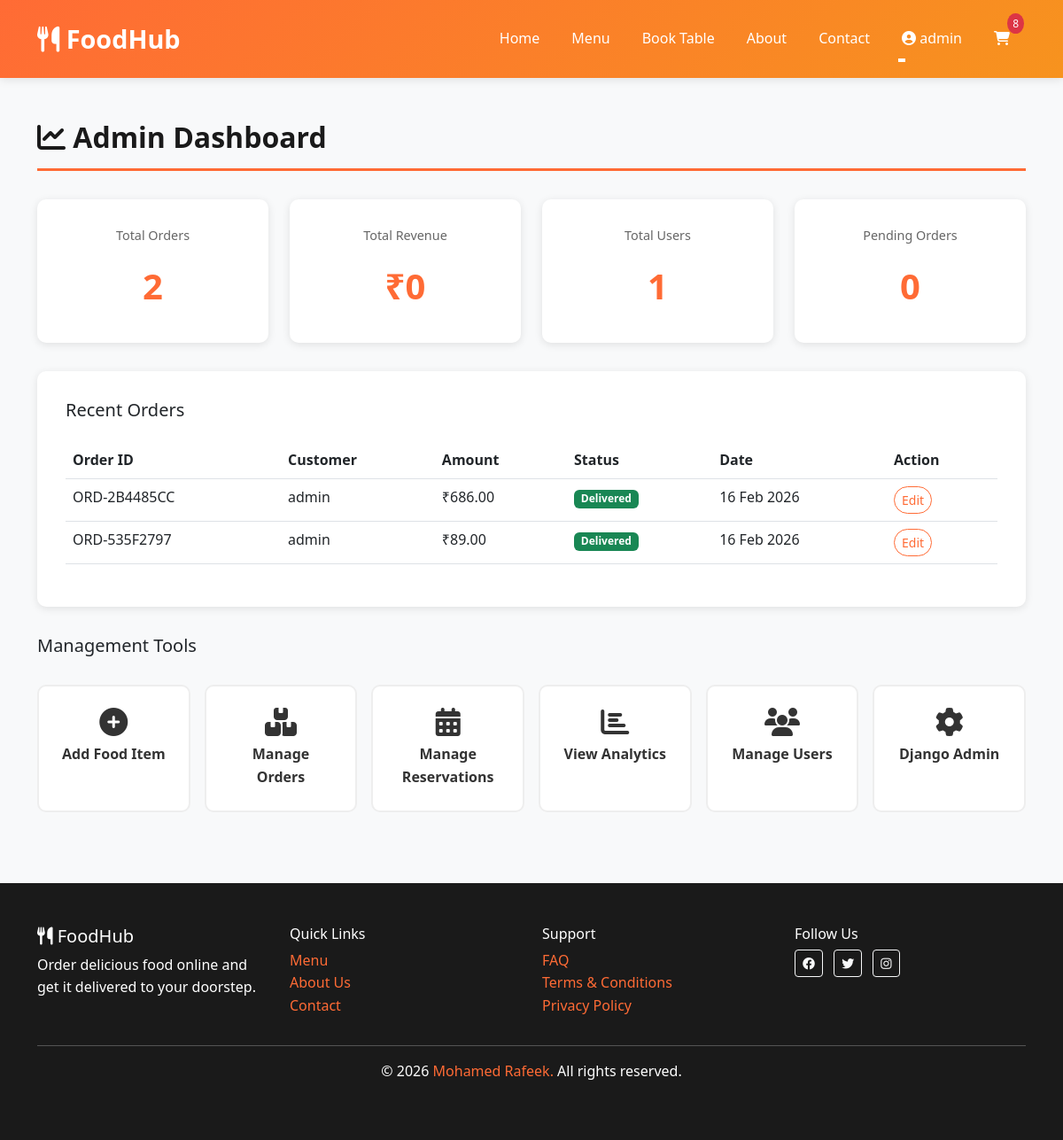
The page /dashboard/ (signed in) on the database its author committed.
### cart/models.py (models this page shows, shortened)
class Cart(models.Model):
    user = models.OneToOneField(User, on_delete=models.CASCADE, related_name='cart')
    created_at = models.DateTimeField(auto_now_add=True)
    updated_at = models.DateTimeField(auto_now=True)
    def get_item_count(self):
        return sum(item.quantity for item in self.items.all())

class CartItem(models.Model):
    cart = models.ForeignKey(Cart, on_delete=models.CASCADE, related_name='items')
    food_item = models.ForeignKey(FoodItem, on_delete=models.CASCADE)
    quantity = models.PositiveIntegerField(default=1)
    added_at = models.DateTimeField(auto_now_add=True)

### orders/models.py (models this page shows, shortened)
class Order(models.Model):
    STATUS_CHOICES = [
        ('pending', 'Pending'),
        ('confirmed', 'Confirmed'),
        ('preparing', 'Preparing'),
        ('ready', 'Ready for Pickup'),
        ('delivered', 'Delivered'),
        ('cancelled', 'Cancelled'),
    ]
    PAYMENT_METHOD_CHOICES = [
        ('razorpay', 'Razorpay (UPI/Card)'),
        ('cash', 'Cash on Delivery'),
    ]
    user = models.ForeignKey(User, on_delete=models.CASCADE, related_name='orders')
    order_number = models.CharField(max_length=20, unique=True)
    total_price = models.DecimalField(max_digits=10, decimal_places=2)
    payment_status = models.CharField(max_length=20, choices=[
        ('pending', 'Pending'),
        ('completed', 'Completed'),
        ('failed', 'Failed'),
    ], default='pending')
    payment_method = models.CharField(max_length=20, choices=PAYMENT_METHOD_CHOICES, default='razorpay')
    status = models.CharField(max_length=20, choices=STATUS_CHOICES, default='pending')
    delivery_address = models.TextField()
    phone = models.CharField(max_length=15)
    special_instructions = models.TextField(blank=True)
    created_at = models.DateTimeField(auto_now_add=True)
    updated_at = models.DateTimeField(auto_now=True)
    estimated_delivery = models.DateTimeField(null=True, blank=True)
    class Meta:
        ordering = ['-created_at']

### dashboard/views.py (the view)
# urls.py: path('dashboard/', include('dashboard.urls')),
@login_required(login_url='login')
@user_passes_test(is_admin, login_url='home')
def dashboard(request):
    total_orders = Order.objects.count()
    total_revenue = Payment.objects.filter(status='completed').aggregate(Sum('amount'))['amount__sum'] or 0
    total_users = User.objects.count()
    pending_orders = Order.objects.filter(status='pending').count()
    recent_orders = Order.objects.all().order_by('-created_at')[:5]
    this_week = timezone.now() - timedelta(days=7)
    weekly_orders = Order.objects.filter(created_at__gte=this_week).count()
    context = {
        'total_orders': total_orders,
        'total_revenue': total_revenue,
        'total_users': total_users,
        'pending_orders': pending_orders,
        'recent_orders': recent_orders,
        'weekly_orders': weekly_orders,
    }
    return render(request, 'dashboard/dashboard.html', context)

### dashboard/views.py (called while the page is built)
def is_admin(user):
    return user.is_staff and user.is_superuser

### Template/dashboard/dashboard.html (shortened to what this page needs)
{% extends 'base.html' %}
{% block content %}
<div class="container">
    <h2 class="page-title"><i class="fas fa-chart-line"></i> Admin Dashboard</h2>
    <div class="dashboard-grid">
        <div class="stat-card">
            <h5>Total Orders</h5>
            <div class="stat-value">{{ total_orders }}</div>
        </div>
        <div class="stat-card">
            <h5>Total Revenue</h5>
            <div class="stat-value">₹{{ total_revenue|floatformat:0 }}</div>
        </div>
        <div class="stat-card">
            <h5>Total Users</h5>
            <div class="stat-value">{{ total_users }}</div>
        </div>
        <div class="stat-card">
            <h5>Pending Orders</h5>
            <div class="stat-value">{{ pending_orders }}</div>
        </div>
    </div>
    <div class="recent-orders">
        <h5 style="margin-bottom: 1.5rem;">Recent Orders</h5>
        <div class="table-responsive">
            <table class="table table-hover">
                <thead>
                    <tr>
                        <th>Order ID</th>
                        <th>Customer</th>
                        <th>Amount</th>
                        <th>Status</th>
                        <th>Date</th>
                        <th>Action</th>
                    </tr>
                </thead>
                <tbody>
                    {% for order in recent_orders %}
                        <tr>
                            <td>{{ order.order_number }}</td>
                            <td>{{ order.user.username }}</td>
                            <td>₹{{ order.total_price }}</td>
                            <td>
                                <span class="badge bg-{% if order.status == 'delivered' %}success{% elif order.status == 'cancelled' %}danger{% else %}warning{% endif %}">
                                    {{ order.status|title }}
                                </span>
                            </td>
                            <td>{{ order.created_at|date:"d M Y" }}</td>
                            <td>
                                <a href="{% url 'update_order_status' order.order_number %}" class="btn btn-sm btn-outline-primary">
                                    Edit
                                </a>
                            </td>
                        </tr>
                    {% endfor %}
                </tbody>
            </table>
        </div>
    </div>
    <h5 style="margin-top: 2rem; margin-bottom: 1rem;">Management Tools</h5>
    <div class="dashboard-menu">
        <a href="{% url 'add_food' %}" class="menu-btn">
            <i class="fas fa-plus-circle"></i>
            <strong>Add Food Item</strong>
        </a>
        <a href="{% url 'manage_orders' %}" class="menu-btn">
            <i class="fas fa-boxes"></i>
            <strong>Manage Orders</strong>
        </a>
        <a href="{% url 'manage_reservations' %}" class="menu-btn">
            <i class="fas fa-calendar-alt"></i>
            <strong>Manage Reservations</strong>
        </a>
        <a href="{% url 'analytics' %}" class="menu-btn">
            <i class="fas fa-chart-bar"></i>
            <strong>View Analytics</strong>
        </a>
        <a href="{% url 'manage_users' %}" class="menu-btn">
            <i class="fas fa-users"></i>
            <strong>Manage Users</strong>
        </a>
        <a href="/admin/" class="menu-btn">
            <i class="fas fa-cog"></i>
            <strong>Django Admin</strong>
        </a>
    </div>
</div>
{% endblock %}

### Template/base.html (shortened to what this page needs)
<!DOCTYPE html>
<html lang="en">
<head>
    {% load static %}
    <link href="https://cdnjs.cloudflare.com/ajax/libs/bootstrap/5.3.0/css/bootstrap.min.css" rel="stylesheet">
    <link href="https://cdnjs.cloudflare.com/ajax/libs/font-awesome/6.4.0/css/all.min.css" rel="stylesheet">
</head>
<body>
    <nav class="navbar navbar-expand-lg navbar-dark sticky-top">
        <div class="container">
            <a class="navbar-brand" href="{% url 'home' %}">
                <i class="fas fa-utensils"></i> FoodHub
            </a>
            <div class="collapse navbar-collapse" id="navbarNav">
                <ul class="navbar-nav ms-auto">
                    <li class="nav-item">
                        <a class="nav-link" href="{% url 'home' %}">Home</a>
                    </li>
                    <li class="nav-item">
                        <a class="nav-link" href="{% url 'menu' %}">Menu</a>
                    </li>
                    <li class="nav-item">
                        <a class="nav-link" href="{% url 'book_table' %}">Book Table</a>
                    </li>
                    <li class="nav-item">
                        <a class="nav-link" href="{% url 'about' %}">About</a>
                    </li>
                    <li class="nav-item">
                        <a class="nav-link" href="{% url 'contact' %}">Contact</a>
                    </li>
                    {% if user.is_authenticated %}
                        <li class="nav-item dropdown">
                            <a class="nav-link dropdown-toggle" href="#" id="userDropdown" role="button" data-bs-toggle="dropdown">
                                <i class="fas fa-user-circle"></i> {{ user.username }}
                            </a>
                        </li>
                    {% endif %}
                    <li class="nav-item">
                        <a class="nav-link position-relative" href="{% url 'view_cart' %}">
                            <i class="fas fa-shopping-cart"></i>
                            {% if user.is_authenticated %}
                                {% if user.cart.get_item_count > 0 %}
                                    <span class="cart-badge">{{ user.cart.get_item_count }}</span>
                                {% endif %}
                            {% endif %}
                        </a>
                    </li>
                </ul>
            </div>
        </div>
    </nav>
    <main class="container-custom">
        {% block content %}{% endblock %}
    </main>
    <footer>
        <div class="container">
            <div class="row">
                <div class="col-md-3">
                    <h5><i class="fas fa-utensils"></i> FoodHub</h5>
                    <p>Order delicious food online and get it delivered to your doorstep.</p>
                </div>
                <div class="col-md-3">
                    <h6>Quick Links</h6>
                    <ul class="list-unstyled">
                        <li><a href="{% url 'menu' %}">Menu</a></li>
                        <li><a href="{% url 'about' %}">About Us</a></li>
                        <li><a href="{% url 'contact' %}">Contact</a></li>
                    </ul>
                </div>
                <div class="col-md-3">
                    <h6>Support</h6>
                    <ul class="list-unstyled">
                        <li><a href="#">FAQ</a></li>
                        <li><a href="#">Terms & Conditions</a></li>
                        <li><a href="#">Privacy Policy</a></li>
                    </ul>
                </div>
                <div class="col-md-3">
                    <h6>Follow Us</h6>
                    <a href="#" class="btn btn-sm btn-outline-light me-2">
                        <i class="fab fa-facebook"></i>
                    </a>
                    <a href="#" class="btn btn-sm btn-outline-light me-2">
                        <i class="fab fa-twitter"></i>
                    </a>
                    <a href="#" class="btn btn-sm btn-outline-light me-2">
                        <i class="fab fa-instagram"></i>
                    </a>
                </div>
            </div>
            <hr>
            <div class="text-center">
                <p>&copy; 2026 <a href="https://portfolio-react-mr.netlify.app/" target="_blank">Mohamed Rafeek.</a> All rights reserved.</p>
            </div>
        </div>
    </footer>
</body>
</html>

### Template/base.html (style rules this page uses)
* { margin: 0; padding: 0; box-sizing: border-box; }
:root { --primary-color: #ff6b35; --secondary-color: #f7931e; --dark-color: #1a1a1a; --light-color: #f4f4f4; --success-color: #28a745; --danger-color: #dc3545; }
body { font-family: 'Segoe UI', Tahoma, Geneva, Verdana, sans-serif; background-color: #f8f9fa; line-height: 1.6; }
.navbar { background: linear-gradient(135deg, var(--primary-color) 0%, var(--secondary-color) 100%); box-shadow: 0 2px 10px rgba(0,0,0,0.1); padding: 1rem 0; }
.navbar-brand { font-size: 1.8rem; font-weight: bold; color: white !important; }
.nav-link { color: white !important; margin: 0 10px; transition: all 0.3s ease; position: relative; }
.nav-link::after { content: ''; position: absolute; bottom: -5px; left: 0; width: 0; height: 2px; background-color: white; transition: width 0.3s ease; }
.cart-badge { background-color: var(--danger-color); color: white; padding: 2px 6px; border-radius: 50%; font-size: 0.75rem; position: absolute; top: -8px; right: -8px; }
footer { background-color: var(--dark-color); color: white; padding: 3rem 0; margin-top: 3rem; }
footer a { color: var(--primary-color); text-decoration: none; }
.btn-outline-primary { color: var(--primary-color); border-color: var(--primary-color); border-radius: 25px; }
.container-custom { padding: 2rem 0; }
.page-title { color: var(--dark-color); font-weight: bold; margin-bottom: 2rem; padding: 1rem 0; border-bottom: 3px solid var(--primary-color); }

### Template/dashboard/dashboard.html (style rules this page uses)
.dashboard-grid { display: grid; grid-template-columns: repeat(auto-fit, minmax(250px, 1fr)); gap: 1.5rem; margin-bottom: 2rem; }
.stat-card { background: white; padding: 2rem; border-radius: 10px; box-shadow: 0 2px 10px rgba(0,0,0,0.1); text-align: center; }
.stat-card h5 { color: #666; margin-bottom: 1rem; font-size: 0.9rem; }
.stat-value { font-size: 2.5rem; font-weight: bold; color: var(--primary-color); }
.recent-orders { background: white; padding: 2rem; border-radius: 10px; box-shadow: 0 2px 10px rgba(0,0,0,0.1); }
.dashboard-menu { display: grid; grid-template-columns: repeat(auto-fit, minmax(150px, 1fr)); gap: 1rem; margin-top: 2rem; }
.menu-btn { padding: 1.5rem; text-align: center; background: white; border: 2px solid #eee; border-radius: 10px; text-decoration: none; color: #333; transition: all 0.3s ease; }
.menu-btn i { font-size: 2rem; display: block; margin-bottom: 0.5rem; }

### rows shown on the page
Order: order_number "ORD-2B4485CC", user.username "admin", total_price "686.00", status "Delivered", created_at "16 Feb 2026"
Order: order_number "ORD-535F2797", user.username "admin", total_price "89.00", status "Delivered", created_at "16 Feb 2026"

### other values the page prints
{{ user.username }} "admin"
{{ user.cart.get_item_count }} "8"
{{ total_orders }} "2"
{{ total_revenue|floatformat:0 }} "0"
{{ total_users }} "1"
{{ pending_orders }} "0"
